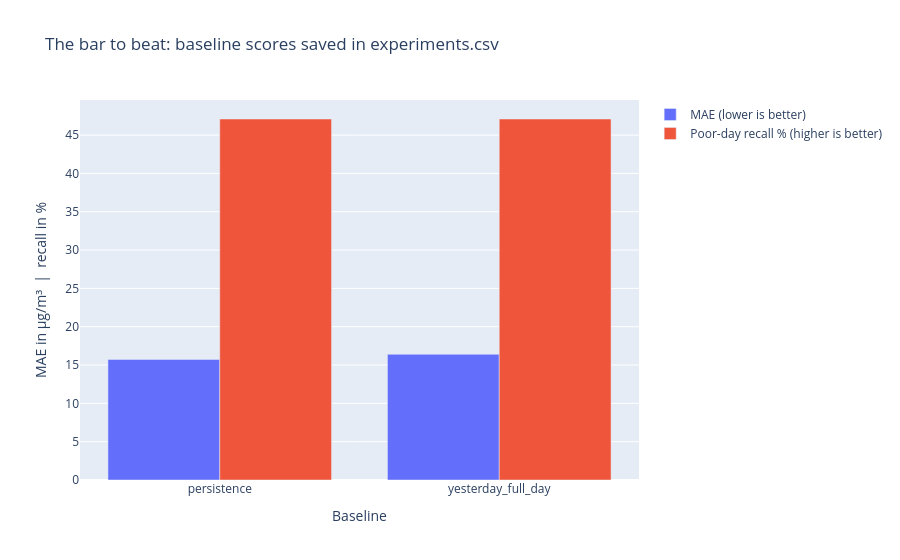

Notebook code for this chart:
### Markdown cell above
## 6. Start the experiment log

### The one question this step answers

Asha has two scores now. In two weeks she will have ten models and will have
forgotten which score belonged to which. **Where do we write the results down so
they are never lost?**

### The idea

An experiment log is one CSV file where every run is one row. Think of it as an
audit table in a database: you never overwrite history, you only add rows.

```text
baseline_results (in memory, lost when the kernel stops)
        │  pick the columns the log needs
        ▼
reports/experiments.csv   (on disk, kept in git)
```

The columns are fixed by the ticket:

| Column | Meaning |
|---|---|
| `ticket` | Which ticket produced this row (`DAF-06`) |
| `date` | The day the run was made |
| `model` | `persistence` or `yesterday_full_day` |
| `features` | Which input columns the guess used |
| `mae` | Mean absolute error on the test rows (lower is better) |
| `recall_poor` | Share of real Poor days we warned about (higher is better) |
| `notes` | The cut date, rows scored and Poor-day count, so the row explains itself |

### Two safety rules in the code

1. **Re-running must not create duplicates.** If the notebook is run twice, we
   first remove old `DAF-06` rows for these two models, then add fresh ones.
   Other tickets' rows are never touched.
2. **Check before trusting.** We assert that exactly two `DAF-06` rows exist,
   and print the file back from disk so we see what was really saved.

### Code cell
# ── Step 6.1  Decide where the log lives ────────────────────────────────────
reports_dir = project_root / "reports"
reports_dir.mkdir(exist_ok=True)
log_path = reports_dir / "experiments.csv"
log_columns = ["ticket", "date", "model", "features", "mae", "recall_poor", "notes"]

features_used = {
    "persistence": "pm25_until_17 (same day, hours 00-17)",
    "yesterday_full_day": "pm25_mean of previous day",
}
print("Log file:", log_path)
print("Log already exists:", log_path.exists())

# ── Step 6.2  Turn each baseline result into one log row ────────────────────
run_date = pd.Timestamp.today().strftime("%Y-%m-%d")
new_rows = []
for _, result in baseline_results.iterrows():
    new_rows.append({
        "ticket": "DAF-06",
        "date": run_date,
        "model": result["model"],
        "features": features_used[result["model"]],
        "mae": round(result["mae"], 3),
        "recall_poor": round(result["recall_poor"], 3),
        "notes": (
            f"time split, cut {cut_date.date()}; "
            f"{int(result['rows_scored'])} test rows; "
            f"{int(result['poor_days'])} Poor days "
            f"(caught {int(result['caught'])}, missed {int(result['missed'])}, "
            f"false alarms {int(result['false_alarms'])})"
        ),
    })
new_rows = pd.DataFrame(new_rows, columns=log_columns)
print("\nRows we are about to log:")
print(new_rows.to_string(index=False))

# ── Step 6.3  Add them without duplicating on a re-run ──────────────────────
if log_path.exists():
    old_log = pd.read_csv(log_path)
    is_rerun = (old_log["ticket"] == "DAF-06") & old_log["model"].isin(baseline_names)
    print("\nOld log rows:", len(old_log), "| DAF-06 baseline rows replaced:", is_rerun.sum())
    log = pd.concat([old_log[~is_rerun], new_rows], ignore_index=True)
else:
    print("\nNo old log, creating it.")
    log = new_rows

log.to_csv(log_path, index=False)

# ── Step 6.4  Read it back from disk and check ──────────────────────────────
saved_log = pd.read_csv(log_path)
print("\nexperiments.csv as saved on disk:")
print(saved_log.to_string(index=False))

assert list(saved_log.columns) == log_columns, "Log columns differ from the ticket"
assert (saved_log["ticket"] == "DAF-06").sum() == 2, "Expected exactly two DAF-06 rows"
assert not saved_log.duplicated(["ticket", "model"]).any(), "Duplicate ticket/model rows"
print("\nLog check passed: 2 baseline rows, no duplicates.")

# ── Step 6.5  Picture: both scores side by side ─────────────────────────────
log_figure = go.Figure()
log_figure.add_trace(go.Bar(
    x=saved_log["model"], y=saved_log["mae"], name="MAE (lower is better)",
    hovertemplate="%{x}<br>MAE: %{y:.2f} µg/m³<extra></extra>",
))
log_figure.add_trace(go.Bar(
    x=saved_log["model"], y=saved_log["recall_poor"] * 100,
    name="Poor-day recall % (higher is better)",
    hovertemplate="%{x}<br>Recall: %{y:.1f}%<extra></extra>",
))
log_figure.update_layout(
    title="The bar to beat: baseline scores saved in experiments.csv",
    xaxis_title="Baseline", yaxis_title="MAE in µg/m³  |  recall in %",
    barmode="group",
)
log_figure.show()

### Figure 1 — Plotly figure (JSON) as saved in the notebook; plotly's stock layout.template omitted (floating-point values rounded to 4 significant figures)
{"data": [{"hovertemplate": "%{x}<br>MAE: %{y:.2f} µg/m³<extra></extra>", "name": "MAE (lower is better)", "type": "bar", "x": ["persistence", "yesterday_full_day"], "y": [15.73, 16.4]}, {"hovertemplate": "%{x}<br>Recall: %{y:.1f}%<extra></extra>", "name": "Poor-day recall % (higher is better)", "type": "bar", "x": ["persistence", "yesterday_full_day"], "y": [47.1, 47.1]}], "layout": {"barmode": "group", "title": {"text": "The bar to beat: baseline scores saved in experiments.csv"}, "xaxis": {"title": {"text": "Baseline"}}, "yaxis": {"title": {"text": "MAE in µg/m³  |  recall in %"}}}}
